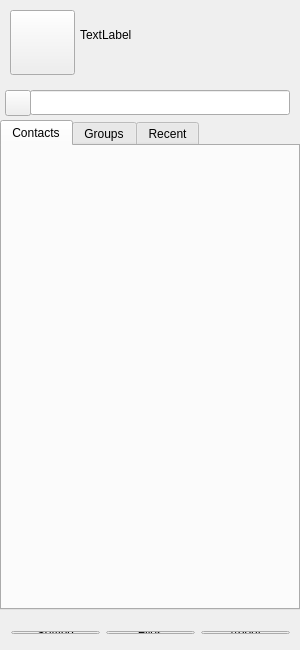
<?xml version="1.0" encoding="UTF-8"?>
<ui version="4.0">
 <class>Widget</class>
 <widget class="QWidget" name="Widget">
  <property name="enabled">
   <bool>true</bool>
  </property>
  <property name="geometry">
   <rect>
    <x>0</x>
    <y>0</y>
    <width>300</width>
    <height>650</height>
   </rect>
  </property>
  <property name="minimumSize">
   <size>
    <width>300</width>
    <height>650</height>
   </size>
  </property>
  <property name="maximumSize">
   <size>
    <width>300</width>
    <height>650</height>
   </size>
  </property>
  <property name="windowTitle">
   <string notr="true">Singko</string>
  </property>
  <widget class="QPushButton" name="head">
   <property name="geometry">
    <rect>
     <x>10</x>
     <y>10</y>
     <width>65</width>
     <height>65</height>
    </rect>
   </property>
   <property name="minimumSize">
    <size>
     <width>65</width>
     <height>65</height>
    </size>
   </property>
   <property name="maximumSize">
    <size>
     <width>65</width>
     <height>65</height>
    </size>
   </property>
   <property name="text">
    <string/>
   </property>
  </widget>
  <widget class="QLabel" name="usr_name">
   <property name="geometry">
    <rect>
     <x>80</x>
     <y>20</y>
     <width>80</width>
     <height>30</height>
    </rect>
   </property>
   <property name="minimumSize">
    <size>
     <width>80</width>
     <height>30</height>
    </size>
   </property>
   <property name="maximumSize">
    <size>
     <width>80</width>
     <height>30</height>
    </size>
   </property>
   <property name="styleSheet">
    <string notr="true">font: 75 italic 14pt &quot;Mistral&quot;;</string>
   </property>
   <property name="text">
    <string>TextLabel</string>
   </property>
  </widget>
  <widget class="QTabWidget" name="tabWidget">
   <property name="geometry">
    <rect>
     <x>0</x>
     <y>120</y>
     <width>300</width>
     <height>490</height>
    </rect>
   </property>
   <property name="layoutDirection">
    <enum>Qt::LeftToRight</enum>
   </property>
   <property name="currentIndex">
    <number>0</number>
   </property>
   <widget class="QWidget" name="contacts">
    <attribute name="title">
     <string>Contacts</string>
    </attribute>
   </widget>
   <widget class="QWidget" name="groups">
    <attribute name="title">
     <string>Groups</string>
    </attribute>
   </widget>
   <widget class="QWidget" name="tab">
    <attribute name="title">
     <string>Recent</string>
    </attribute>
   </widget>
  </widget>
  <widget class="QWidget" name="layoutWidget">
   <property name="geometry">
    <rect>
     <x>0</x>
     <y>620</y>
     <width>301</width>
     <height>25</height>
    </rect>
   </property>
   <layout class="QHBoxLayout" name="horizontalLayout">
    <item>
     <widget class="QPushButton" name="Setting_Button">
      <property name="text">
       <string>Setting</string>
      </property>
     </widget>
    </item>
    <item>
     <widget class="QPushButton" name="Sharing_Button">
      <property name="text">
       <string>Files</string>
      </property>
     </widget>
    </item>
    <item>
     <widget class="QPushButton" name="About_Button">
      <property name="text">
       <string>About</string>
      </property>
     </widget>
    </item>
   </layout>
  </widget>
  <widget class="QPushButton" name="search_icon">
   <property name="geometry">
    <rect>
     <x>5</x>
     <y>90</y>
     <width>26</width>
     <height>26</height>
    </rect>
   </property>
   <property name="text">
    <string/>
   </property>
  </widget>
  <widget class="QLineEdit" name="search_bar">
   <property name="geometry">
    <rect>
     <x>30</x>
     <y>90</y>
     <width>260</width>
     <height>25</height>
    </rect>
   </property>
  </widget>
  <zorder>layoutWidget</zorder>
  <zorder>tabWidget</zorder>
  <zorder>head</zorder>
  <zorder>usr_name</zorder>
  <zorder>search_icon</zorder>
  <zorder>search_bar</zorder>
 </widget>
 <layoutdefault spacing="6" margin="11"/>
 <tabstops>
  <tabstop>tabWidget</tabstop>
  <tabstop>Setting_Button</tabstop>
  <tabstop>Sharing_Button</tabstop>
  <tabstop>About_Button</tabstop>
  <tabstop>head</tabstop>
 </tabstops>
 <resources/>
 <connections/>
</ui>
